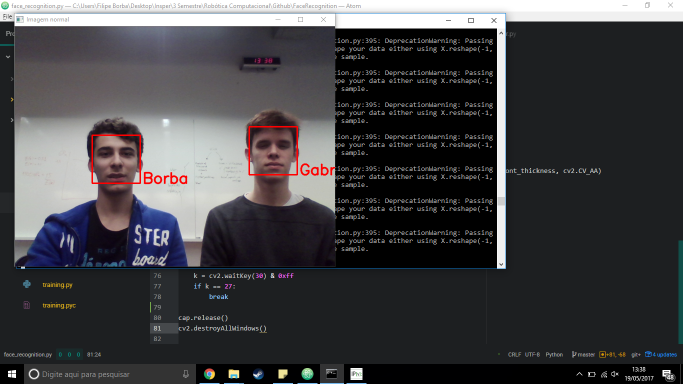
#> input picture test1.png, 1366 x 768 px, given in place of the camera (shown at 1/2 size)
$ python face.py
#> lines starting #> are read from the running program, lines starting #| are printed output that depends on the picture; after the words box and inside, x2 and y2 are one past the last pixel; in counts of white or black regions, pixels touching at a corner belong together
import numpy as np
import cv2
from cv2 import cv
face_cascade = cv2.CascadeClassifier('haarcascade_face.xml')


cap = cv2.VideoCapture(0)
while True:
    ret, img = cap.read()
#> img is the input picture: shape (768, 1366, 3); mean B, G, R 68.6, 65.8, 66.5
    image =cv2.GaussianBlur(img,(5,5),10)
    gray = cv2.cvtColor(image, cv2.COLOR_BGR2GRAY)
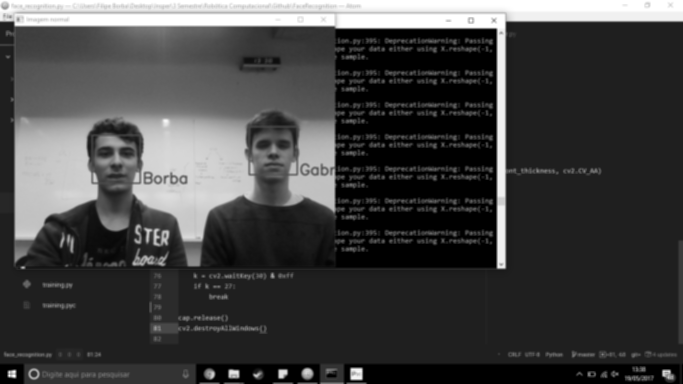
#> gray: shape (768, 1366) (shown at 1/2 size); min 0, max 255, mean 66.5
    faces = face_cascade.detectMultiScale(gray, 2, 5)
#> faces = [[499, 253, 96, 96], [185, 270, 96, 96]]
    for (x,y,w,h) in faces:
        cv2.rectangle(img,(x,y),(x+w,y+h),(0,0,255),2)
        roi_gray = gray[y:y+h, x:x+w]
        roi_color = img[y:y+h, x:x+w]
        crop_img = img[y:y+h, x:x+w] # Crop from x, y, w, h -> 100, 200, 300, 400
        height, width = img.shape[:2]
        res = cv2.resize(crop_img,(height, height), interpolation = cv2.INTER_CUBIC)
#> this loop made 2 passes
#> (x, y, w, h, height, width) on passes 1 to 2: (499, 253, 96, 96, 768, 1366), (185, 270, 96, 96, 768, 1366)
#> pass 1, `roi_gray = gray[y:y+h, x:x+w]`:
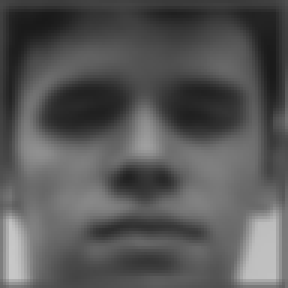
#> roi_gray: shape (96, 96) (shown 3 times larger); min 25, max 200, mean 86.7
#> pass 1, `roi_color = img[y:y+h, x:x+w]`:
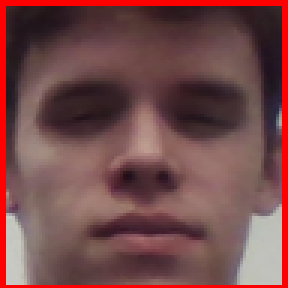
#> roi_color: shape (96, 96, 3) (shown 3 times larger); mean B, G, R 73.9, 73.4, 117.3
#> pass 1, `res = cv2.resize(crop_img,(height, height), interpolation = cv2.INTER_..`:
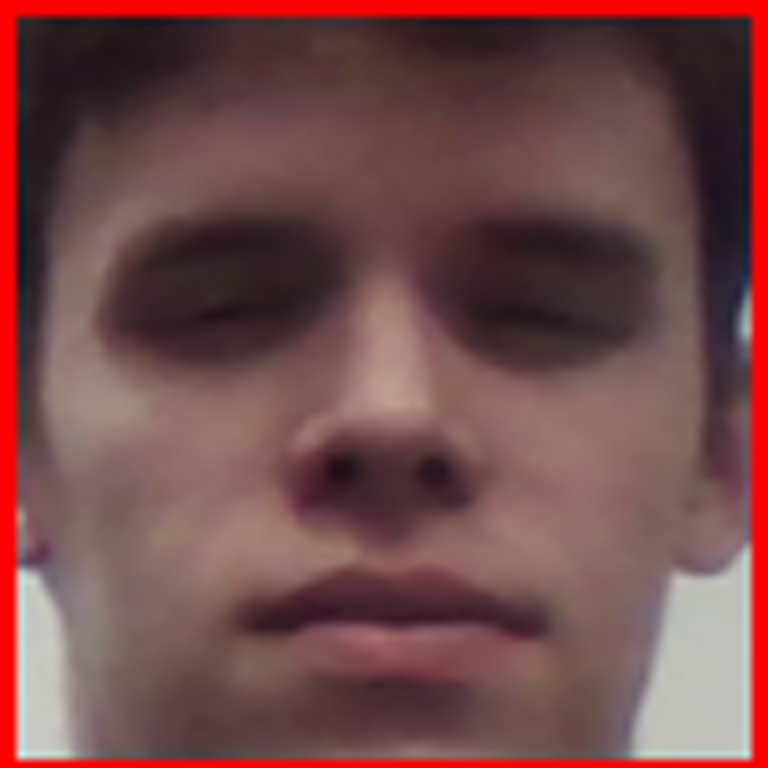
#> res: shape (768, 768, 3); mean B, G, R 74.1, 73.7, 116.9
#> pass 2, `roi_gray = gray[y:y+h, x:x+w]`:
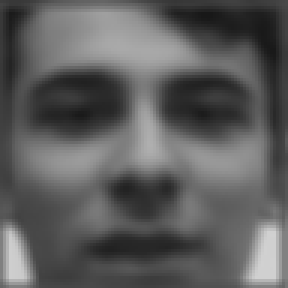
#> roi_gray: shape (96, 96) (shown 3 times larger); min 24, max 209, mean 93.1
#> after the loop:
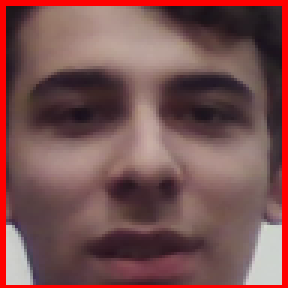
#> crop_img: shape (96, 96, 3) (shown 3 times larger); mean B, G, R 80.6, 80.8, 121.9
#> after the loop: img: shape (768, 1366, 3); 0.04% of pixels changed, all inside (x1, y1, x2, y2) = (186, 252, 597, 368)
    try:
        cv2.imshow('Imagem Cortada',res)
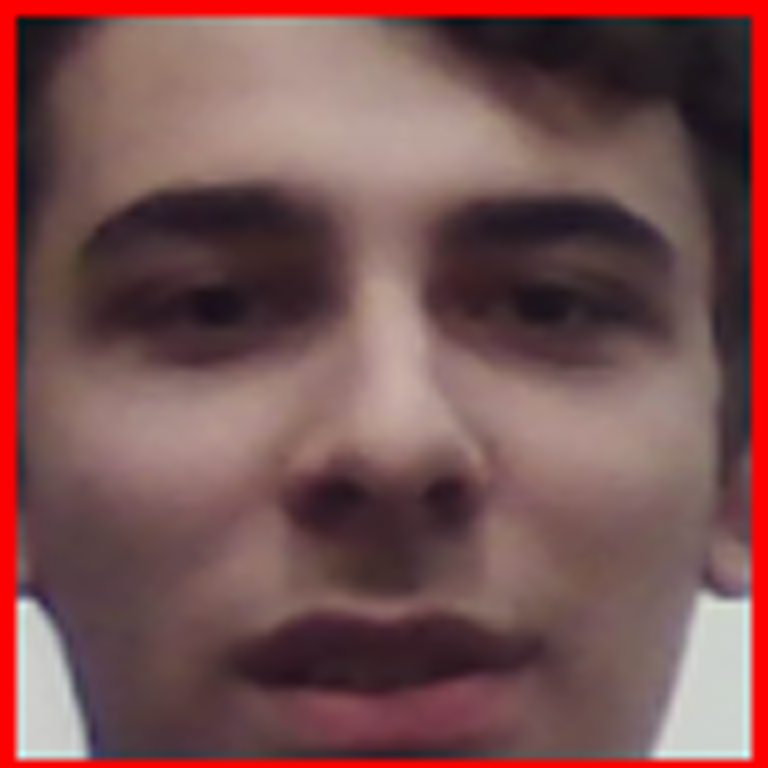
#> window 'Imagem Cortada': shape (768, 768, 3); mean B, G, R 80.8, 81, 121.5
    except NameError:
        pass
    cv2.imshow('Imagem normal',img)
    k = cv2.waitKey(30) & 0xff
#> (key Esc is pressed here)
    if k == 27:
        break
cap.release()
cv2.destroyAllWindows()

$ run again, on test2.png
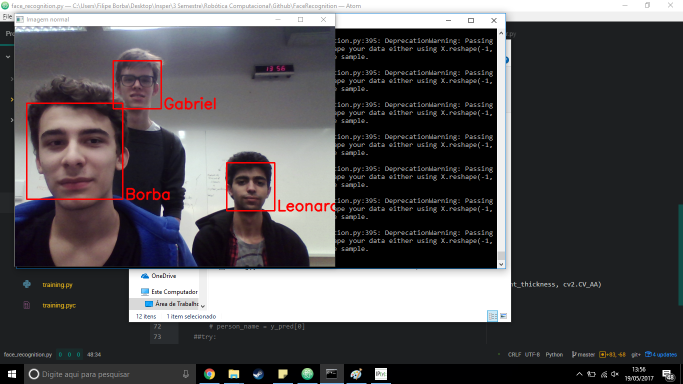
#> input picture test2.png, 1366 x 768 px, given in place of the camera (shown at 1/2 size)
#> img is the input picture: shape (768, 1366, 3); mean B, G, R 83.4, 80.9, 83
#> faces = [[227, 120, 96, 96], [454, 326, 96, 96], [50, 208, 192, 192]]
#> the loop `for (x,y,w,h) in faces:` made 3 passes
#> pass 1, `res = cv2.resize(crop_img,(height, height), interpolation = cv2.INTER_..`:
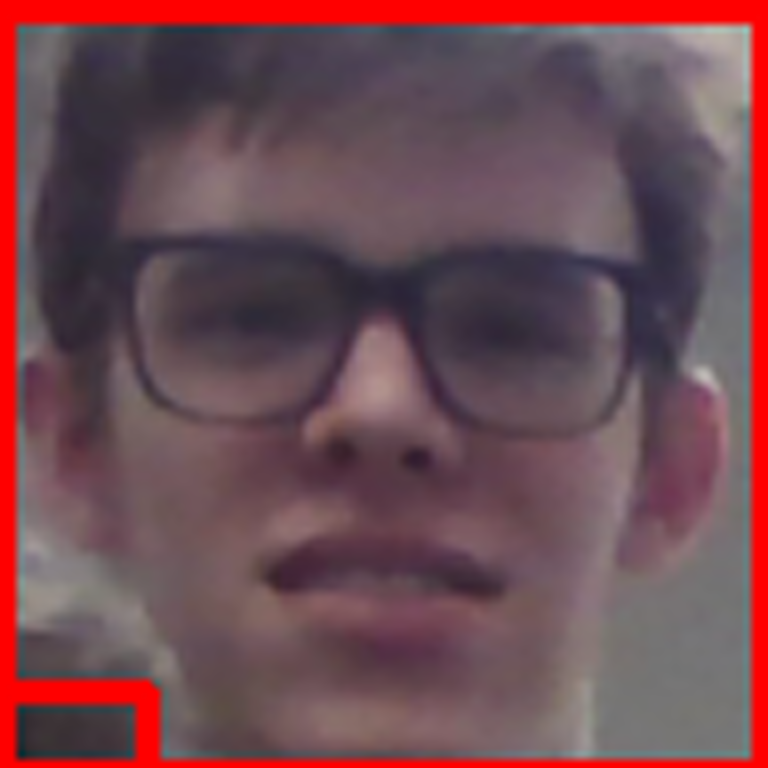
#> res: shape (768, 768, 3); mean B, G, R 82.1, 74.5, 113.1
#> `cv2.imshow('Imagem Cortada',res)`:
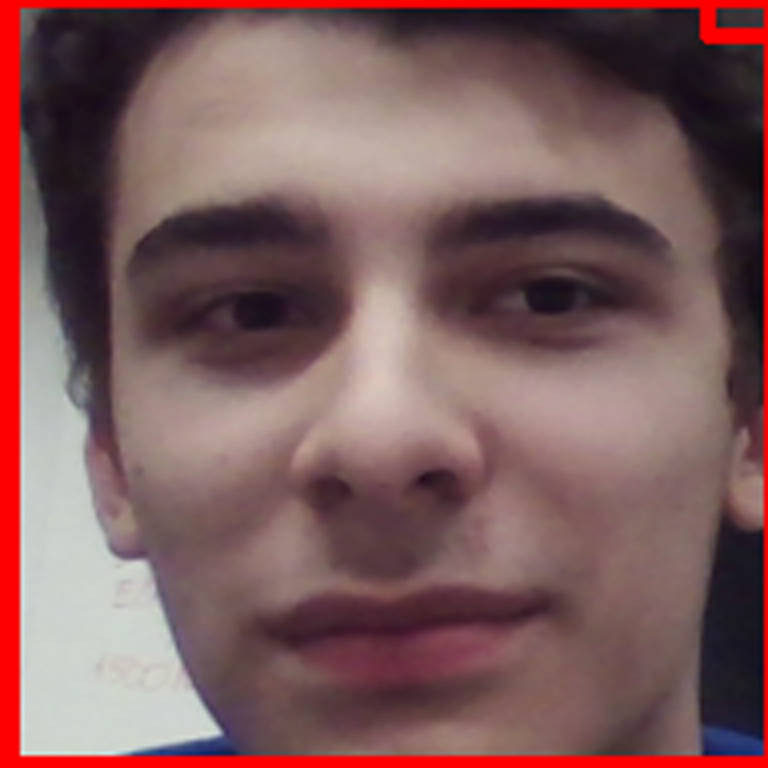
#> window 'Imagem Cortada': shape (768, 768, 3); mean B, G, R 92.1, 91.7, 126.8
